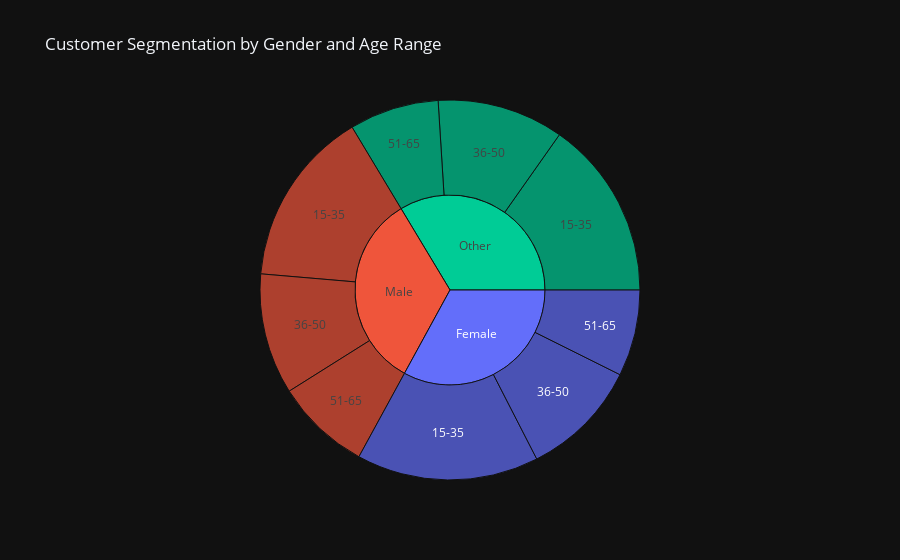

The cell this chart's notebook holds for it:
### Code cell
import plotly.graph_objects as go
import plotly.express as px

data = {
    'Gender': ['Female', 'Female', 'Female', 'Male', 'Male', 'Male', 'Other', 'Other', 'Other'],
    'AgeRange': ['15-35', '36-50', '51-65', '15-35', '36-50', '51-65', '15-35', '36-50', '51-65'],
    'Sales': [222055.16, 144566.68, 105309.66, 215134.56, 147386.90, 116083.45, 218094.05, 154195.68, 109143.56]
}
customer_segmentation = pd.DataFrame(data)
fig = px.sunburst(
    customer_segmentation,
    path=['Gender', 'AgeRange'],
    values='Sales',
    color='Gender',
    template="plotly_dark",
    title="Customer Segmentation by Gender and Age Range"
)
fig.show()

### Figure 1 — Plotly figure (JSON) as saved in the notebook; plotly's stock layout.template omitted (floating-point values rounded to 4 significant figures)
{"data": [{"branchvalues": "total", "customdata": [["Female"], ["Male"], ["Other"], ["Female"], ["Male"], ["Other"], ["Female"], ["Male"], ["Other"], ["Female"], ["Male"], ["Other"]], "domain": {"x": [0, 1], "y": [0, 1]}, "hovertemplate": "labels=%{label}<br>Sales=%{value}<br>parent=%{parent}<br>id=%{id}<br>Gender=%{customdata[0]}<extra></extra>", "ids": ["Female/15-35", "Male/15-35", "Other/15-35", "Female/36-50", "Male/36-50", "Other/36-50", "Female/51-65", "Male/51-65", "Other/51-65", "Female", "Male", "Other"], "labels": ["15-35", "15-35", "15-35", "36-50", "36-50", "36-50", "51-65", "51-65", "51-65", "Female", "Male", "Other"], "marker": {"colors": ["#636efa", "#EF553B", "#00cc96", "#636efa", "#EF553B", "#00cc96", "#636efa", "#EF553B", "#00cc96", "#636efa", "#EF553B", "#00cc96"]}, "name": "", "parents": ["Female", "Male", "Other", "Female", "Male", "Other", "Female", "Male", "Other", "", "", ""], "type": "sunburst", "values": [222100.0, 215100.0, 218100.0, 144600.0, 147400.0, 154200.0, 105300.0, 116100.0, 109100.0, 471900.0, 478600.0, 481400.0]}], "layout": {"legend": {"tracegroupgap": 0}, "title": {"text": "Customer Segmentation by Gender and Age Range"}}}
